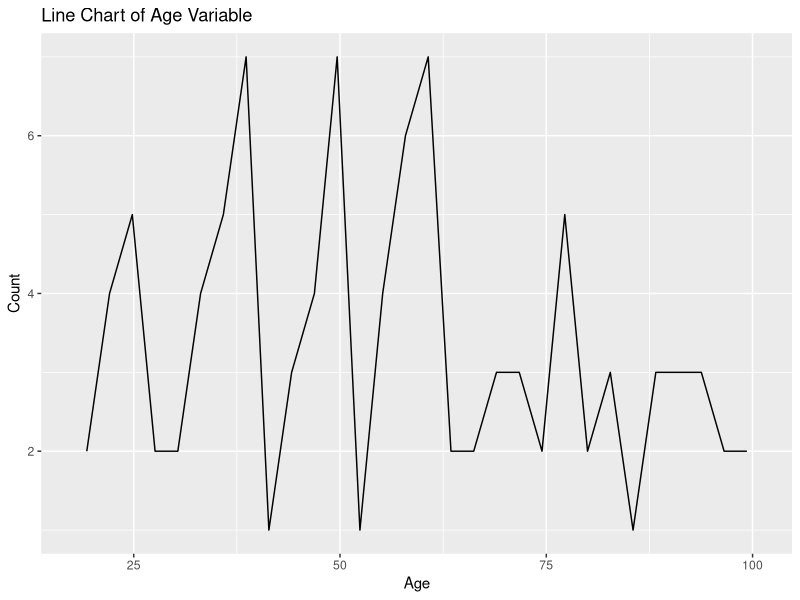
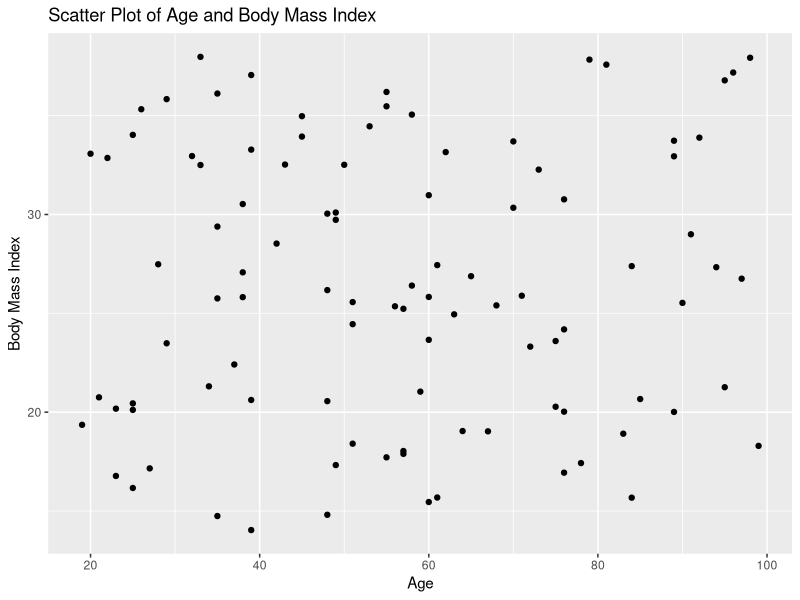
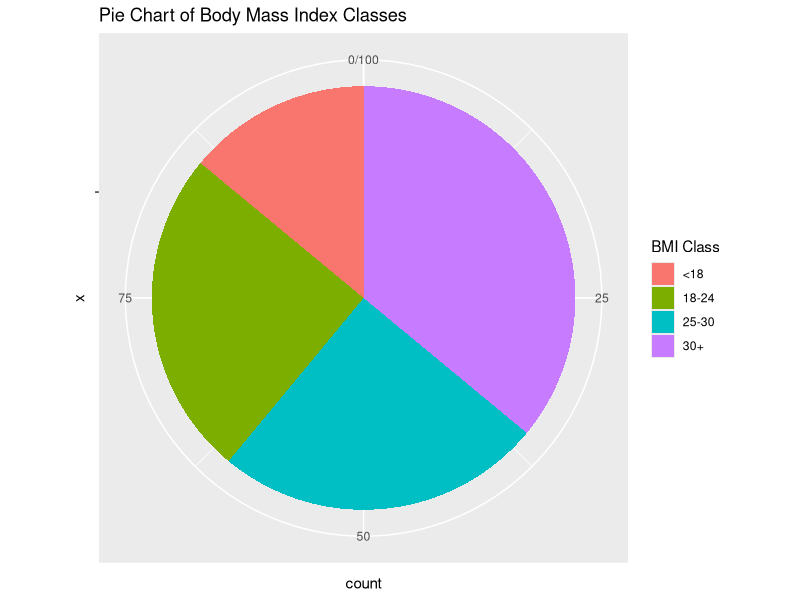
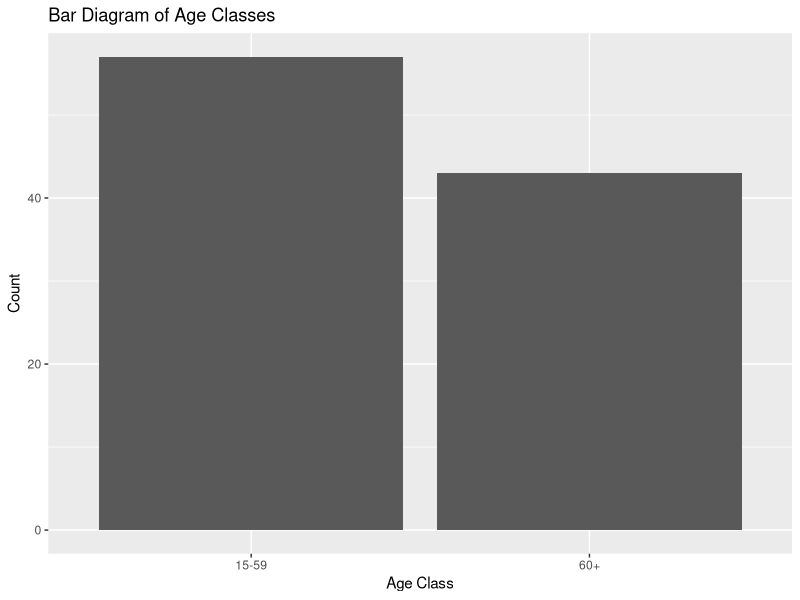

These figures' R source, in order:
## SECOND ASSESSMENT

#' 6 Do the following in R using ggplot2 package 

#' a. Create a dataset with the following variables: age (18-99 years), sex (male/female), educational levels
#' (No education/Primary/ Secondary/Beyond Seondary), socio- economic status (Low, Middle,High) and body
#' mass index (14-38) with random 100 cases of each variable. 
#' b. Create a line chart of age variable using ggplot2 and interpret. 
#' c. Create scatter plot of age and body mass index variable using ggplot and interpert
#' d. Create classes of body mass index variable as: <18, 18-24, 25-30, 30+ abd show it as pie chart using ggplot
#' e. Create classes of age variable as <15, 15-59 and 60+ and show it as bar diagram using ggplot.


#Create the dataset
set.seed(07)
age <- sample(18:99, 100, replace = TRUE)
sex <- sample(c("male", "female"), 100, replace = TRUE)
educational_levels <- sample(c("No education", "Primary", "Secondary", "Beyond Secondary"), 100, replace = TRUE)
socioeconomic_status <- sample(c("Low", "Middle", "High"), 100, replace = TRUE)
body_mass_index <- runif(100, 14, 38)
data <- data.frame(age, sex, educational_levels, socioeconomic_status, body_mass_index)
head(data)

library(ggplot2)
# Line chart of age variable
ggplot(data, aes(x = age)) +
  geom_line(aes(y = ..count..), stat = "bin") +
  labs(title = "Line Chart of Age Variable",
       x = "Age",
       y = "Count")


#Interpretation of the line chart: The line chart displays the trend of age across the dataset. The x-axis represents the age values ranging from 18 to 99, and the y-axis represents the count (frequency) of individuals in the dataset with each age. The line connects the points corresponding to each age, showing how the frequency of individuals changes with age.

# Scatter plot of age and body mass index variable
ggplot(data, aes(x = age, y = body_mass_index)) +
  geom_point() +
  labs(title = "Scatter Plot of Age and Body Mass Index",
       x = "Age",
       y = "Body Mass Index")

#Interpretation of the scatter plot: The scatter plot shows the relationship between age and body mass index. Each point represents an individual in the dataset, and its position on the plot is determined by the age (x-axis) and body mass index (y-axis) values. The plot helps visualize any potential patterns or correlations between age and body mass index.


# Create classes of body mass index variable
data$BMI_class <- cut(data$body_mass_index, breaks = c(0, 18, 24, 30, Inf), labels = c("<18", "18-24", "25-30", "30+"))

# Pie chart of body mass index classes
ggplot(data, aes(x = "", fill = BMI_class)) +
  geom_bar(width = 1) +
  coord_polar("y", start = 0) +
  labs(title = "Pie Chart of Body Mass Index Classes",
       fill = "BMI Class")

#Interpretation of the pie chart: The pie chart represents the distribution of individuals across different classes of body mass index (BMI). Each segment of the pie chart corresponds to a BMI class: "<18", "18-24", "25-30", and "30+". The size of each segment reflects the proportion of individuals in the dataset belonging to that BMI class.


# Create classes of age variable
data$age_class <- cut(data$age, breaks = c(0, 15, 59, Inf), labels = c("<15", "15-59", "60+"))

# Bar diagram of age classes
ggplot(data, aes(x = age_class)) +
  geom_bar() +
  labs(title = "Bar Diagram of Age Classes",
       x = "Age Class",
       y = "Count")

#Interpretation of the bar diagram: The bar diagram shows the distribution of individuals across different classes of age. The x-axis represents the age classes ("<15", "15-59", "60+"), and the y-axis represents the count (frequency) of individuals in each age class. The height of each bar corresponds to the number of individuals belonging to the respective age class.

